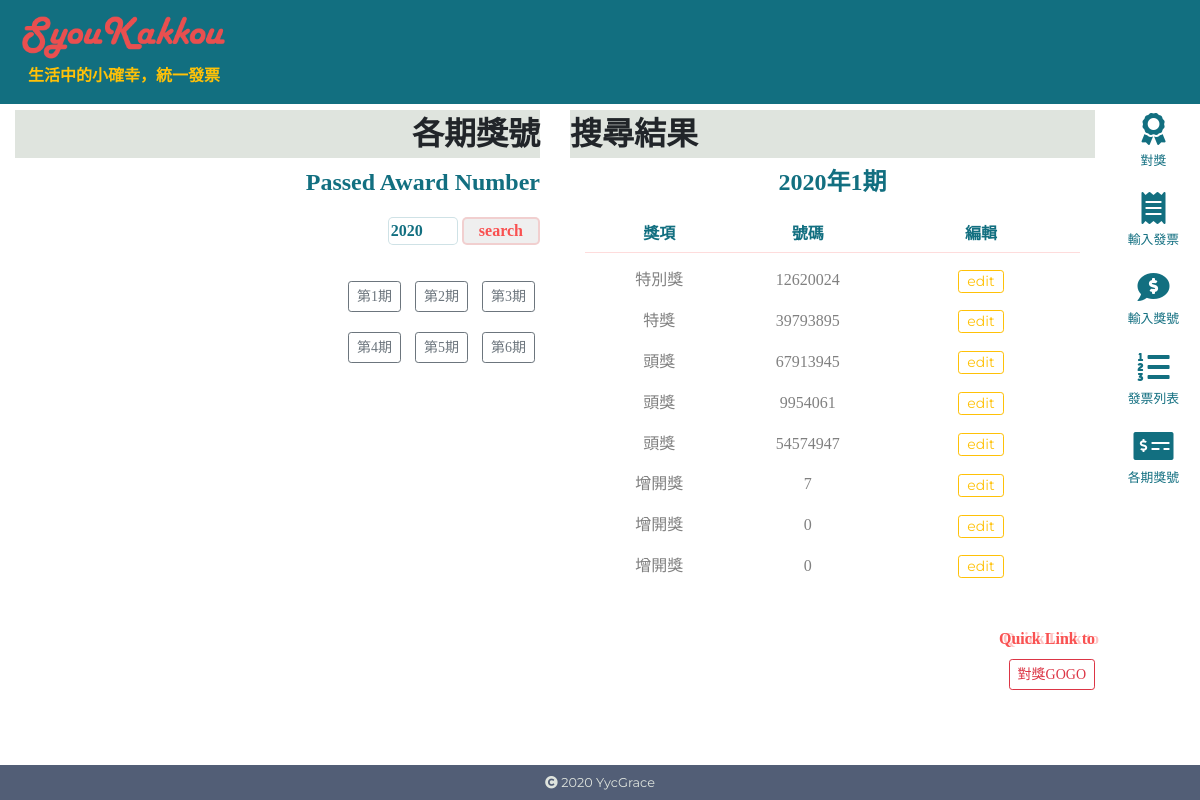
The page /query.php?year=2020&period=1 on the database its author committed.
### tables this page shows
CREATE TABLE `invo_award_number` (
  `id` int(10) UNSIGNED NOT NULL,
  `year` int(4) NOT NULL,
  `period` tinyint(1) NOT NULL,
  `number` int(8) NOT NULL,
  `type` varchar(10) NOT NULL
);

### com/base.php (called while the page is built, shortened)
<?php
$dsn="mysql:host=localhost;charset=utf8;dbname=invoice";
$pdo=new PDO($dsn,'root',"");
function all($table,...$arg){
    global $pdo;
    $sql="select * from $table ";
    if(isset($arg[0]) && is_array($arg[0])){
        $tmp=[];
        foreach($arg[0] as $key => $value){
            $tmp[]=sprintf("`%s`='%s'",$key,$value);
        }
        $sql=$sql." where " . implode(" && ",$tmp);
    }
    if(isset($arg[1])){
        $sql=$sql . $arg[1];
    }
    return $pdo->query($sql)->fetchAll();
}
?>

### query.php (the view)
<?php
include_once "./include/header.php";
include_once "./com/base.php";
$last_aw=all("invo_award_number",""," order by id desc limit 0,1");
foreach($last_aw as $d){
    $last_y=$d['year'];
    $last_p=$d['period'];
}
if(isset($_GET['year'])){
    $year=$_GET['year'];
    $rslti="搜尋結果";
}else{
    $year=$last_y;
    $rslti="最新獎號";
}
if(isset($_GET['period'])){
    $period=$_GET['period'];
    $rslti="搜尋結果";
}else{
    $period=$last_p;
    $rslti="最新獎號";
}
$awards=all('invo_award_number',['year'=>$year,'period'=>$period]);
?>
<section class="content row fixed">
    <article class="contentLeft col-12 col-md-6">
        <div class="title">各期獎號</div>
        <h4>Passed Award Number</h4>
        <div class="search">
        <form class="my-3" action="query.php" method="get">
        <input type="number" name="year" value="<?=date("Y");?>" style="width: 70px;font-weight: 600;color: #126F80;">
        <input class="sub" type="submit" value="search">
        </form>
            <div class="chsbar">
                <a class="btn btn-sm btn-outline-secondary" href="query.php?year=<?=$year;?>&period=1">第1期</a>
                <a class="btn btn-sm btn-outline-secondary" href="query.php?year=<?=$year;?>&period=2">第2期</a>
                <a class="btn btn-sm btn-outline-secondary" href="query.php?year=<?=$year;?>&period=3">第3期</a><br>
                <a class="btn btn-sm btn-outline-secondary" href="query.php?year=<?=$year;?>&period=4">第4期</a>
                <a class="btn btn-sm btn-outline-secondary" href="query.php?year=<?=$year;?>&period=5">第5期</a>
                <a class="btn btn-sm btn-outline-secondary" href="query.php?year=<?=$year;?>&period=6">第6期</a>
            </div>
        </div>
    </article>
    <article class="contentRight col-12 col-md-6">
    <div class="title"><?=$rslti;?></div>
        <div class="result container">
        <table>
            <tr>
                <td class="m-0 p-0" colspan="3">
                    <h4><?=$year;?>年<?=$period;?>期</h4>
                </td>
            </tr>
<?php
$aw=[
    1=>'特別獎',
    2=>'特獎',
    3=>'頭獎',
    4=>'增開獎',
];
if(!empty($awards)){
?>
            <tr class="rslth">
                    <td style="width:15%;">獎項</td>
                    <td style="width:15%;">號碼</td>
                    <td style="width:20%;">編輯</td>
            </tr>
<?php
    foreach($awards as $row){
?>
            <tr class="rsl">
                <td><?=$aw[$row['type']];?></td>
                <td><?=$row['number'];?></td>
                <td><button class="cpr btn btn-sm btn-outline-warning py-0">edit</button></td>
            </tr>
<?php
    }
}else{
    echo "<tr><td class='text-warning' style='font-weight:900;font-size:2rem;line-height:3rem;'>oops!還沒開獎哦!</td></tr>";
}
?>
        </table>
        </div>
    </article>
    <article class="moreinfo col-12 text-right mt-5 rslth">
    <div class="navclr ql">Quick Link to</div>
    <a class="btn btn-sm btn-outline-danger" href="award.php?syear=<?=$year;?>&speriod=<?=$period;?>">對獎GOGO</a>
    </article>
</section>
<?php include_once "./include/footer.php";?>

### css/style.css (style rules this page uses)
* { font-family: 'Noto Serif TC', serif; }
.content { margin-top:110px; margin-bottom: 50px; margin-right: 90px; margin-left: 0; display: flex; flex-wrap: wrap; justify-content: center; }
.cpr { font-family: 'Montserrat', sans-serif; }
.navclr { color:#126F80!important; }
.ql { color:#F95151!important; font-weight: 800; text-shadow: 4px 0px 0px #F9515155; margin-bottom: 8px; }
h4 { color: #126F80; font-weight: 800; margin-top: 10px; margin-bottom: 5px; }
.contentLeft { display: inline-block; text-align: right; margin-bottom: 30px; }
.contentRight { display: inline-block; text-align: left; }
.title { background-color: #DFE4DE; font-weight: 900; font-size: 2rem; }
.search { background-color: #DFE4DE00; margin-top: 20px; }
.result { background-color: #525E7600; margin: 0; }
.chsbar>a { margin: 20px 5px 0px 5px; }
input { border: 1px solid #126F8033; border-radius: 5px; }
.sub { border: 2px solid #F9515133; border-radius: 5px; color: #F95151; font-weight: 600; padding: 0px 15px; }
.result>table { width: 100%; text-align: center; }
.rslth>td { color: #126F80; font-weight: 600; padding-top: 20px; padding-bottom: 6px; border-bottom: 1px solid #F9515133; }
.rsl>td { padding-top: 15px; color: gray; }

### rows shown on the page
invo_award_number: type "特別獎", number "12620024"
invo_award_number: type "特獎", number "39793895"
invo_award_number: type "頭獎", number "67913945"
invo_award_number: type "頭獎", number "9954061"
invo_award_number: type "頭獎", number "54574947"
invo_award_number: type "增開獎", number "7"
invo_award_number: type "增開獎", number "0"
invo_award_number: type "增開獎", number "0"

### other values the page prints
$rslti "搜尋結果"
$year "2020"
$period "1"
